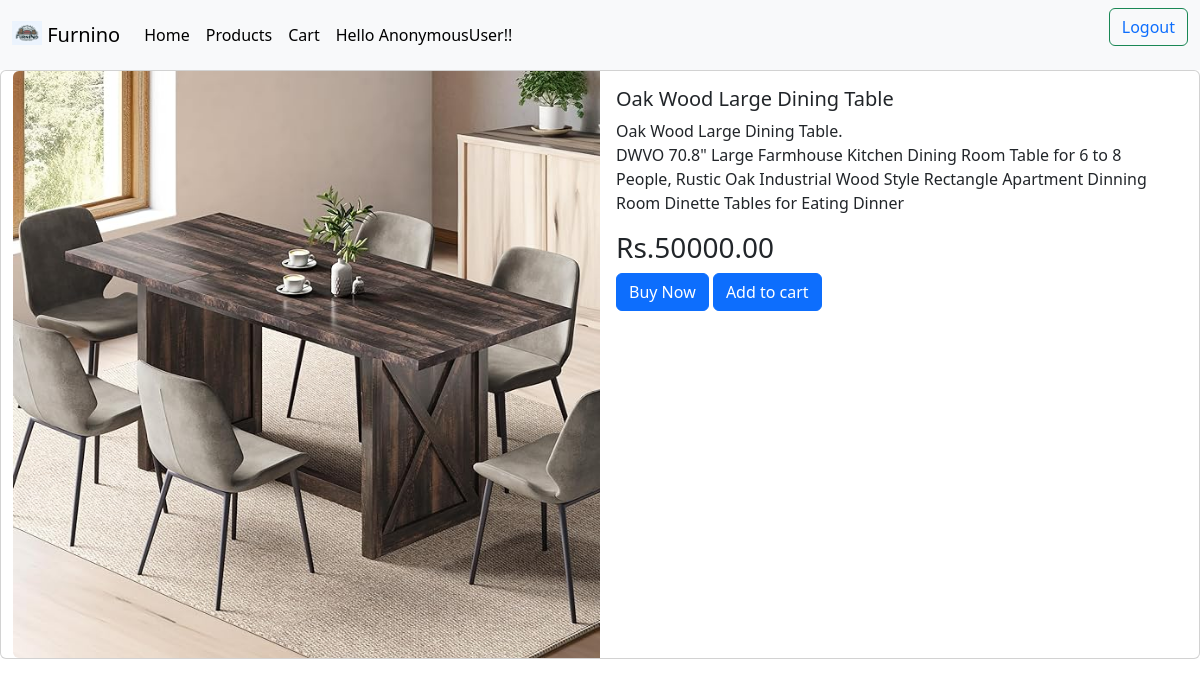
Page /description/Oak Wood Large Dining Table on the committed database.
### base/models.py (models this page shows, shortened)
class Product(models.Model):
    name = models.CharField(max_length=200)
    slug = models.SlugField(max_length=200)
    description = models.TextField()
    price = models.DecimalField(max_digits=10, decimal_places=2)
    category = models.ForeignKey(Category, on_delete=models.CASCADE)
    image = models.ImageField(upload_to='product/', blank=True)
    class Meta:
        ordering = ["name"]
        indexes = [
            models.Index(fields=["name"])
        ]

### base/views.py (the view)
# urls.py: path('description/<str:name>',views.description,name="description"),
def description(request,name):
    description=Product.objects.filter(name=name)
    return render(request,"base/product-description.html",
                  {
                      "description":description,
                  })

### base/templates/base/product-description.html (shortened to what this page needs)
{% load static %}
{% include "nav.html" %}
<!DOCTYPE html>
<html lang="en">
<head>
</head>
<body>
    <div class="container-fluid">
        <div class="row">
            {% for item in description %}
                <div class="card mb-3" style="max-width: 100%;">
                    <div class="row g-0">
                        <div class="col-md-6">
                            <img src="{{item.image.url}}" class="img-fluid rounded-start" alt="{{item.name}}">
                        </div>
                        <div class="col-md-6">
                            <div class="card-body">
                                <h5 class="card-title">{{item.name}}</h5>
                                <p class="card-text">{{item.description|safe}}</p>
                                <h3 class="card-text">Rs.{{item.price}}</h3>
                                <a href="#" class="btn btn-primary">Buy Now</a>
                                <a href="#" class="btn btn-primary">Add to cart</a>
                            </div>
                        </div>
                    </div>
                </div>
            </div>
            {% endfor %}
        </div>
</body>
</html>

### rows in the picture
Product: image (picture), name "Oak Wood Large Dining Table", description "Oak Wood Large Dining Table. DWVO 70.8\" Large Farmhouse Kitchen Dining Room Table for 6 to 8 People, Rustic Oak Industrial Wood Style Rectangle Apartment Dinning Room Dinette Tables for Eating Dinner", price "50000.00"

### other values in the picture
{{ user }} "AnonymousUser"
